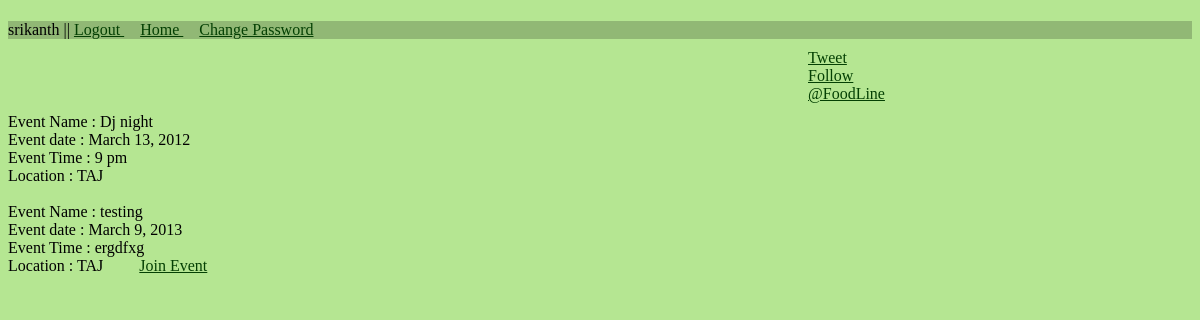
Page /foodline/eventslist/ (signed in) on the committed database.
### company/models.py (models this page shows)
class Events(models.Model):
    rest= models.ForeignKey(Company)
    event_name=models.CharField(max_length=30)
    event_date=models.DateField()
    event_time=models.CharField(max_length=30)

class Company(models.Model):
    company=models.ForeignKey(User)
    company_name = models.CharField(max_length = 30)
    address=models.TextField()
    home_delivery=models.BooleanField()
    lodging=models.BooleanField()
    cuisine=models.CharField(max_length = 30)
    contact_no=models.IntegerField(max_length = 10)

### company/views.py (the view)
@login_required
def eventsinfo(request):
    event_data=Events.objects.all()
    user_part_of = []
    print event_data
    for event in event_data:
        has_joined = JoinEvent.objects.filter(participant = request.user, event= event)
        s = {"id":event.id, "event_name": event.event_name, "event_date":event.event_date, "event_time": event.event_time, "location":event.rest.company_name}
        if has_joined:
            s["is_part"] = True
        else :
            s["is_part"] = False
        user_part_of.append(s)
    print user_part_of
    return render_to_response('events.html',locals())

### templates/events.html (shortened to what this page needs)
{% extends "base.html" %}
{% block content %}
</head>
<body>
{% for item in user_part_of  %}
 Event Name :      {{ item.event_name }} <br>
 Event date :      {{ item.event_date }} <br>
 Event Time :      {{ item.event_time }} <br>
 Location   :      {{ item.location }} &nbsp &nbsp  &nbsp &nbsp
{% if not item.is_part and request.user.is_authenticated %}  <a  href="/foodline/joinevent/{{item.id}}" class="event">Join Event</a>{% endif %}
  <br/>
  <br/>
 {% endfor %}
 {% endblock %}

### templates/base.html (shortened to what this page needs)
<html>
    <head>
	 </head>
     <body>
         <div id="divhome">
             <div="login">
                {% if request.user.is_authenticated %}
                {{ request.user.username }} ||
                <a href="{% url company.views.logout_user %}"> Logout </a> &nbsp &nbsp
                <a href="{% url company.views.home %}">Home </a> &nbsp &nbsp
                <a href="{% url company.views.change_password %}" > Change Password </a>
                {% else %}
                Guest ||
                     <a id="aa" href="{% url company.views.home %}"> Home </a> &nbsp &nbsp
                     <a href="{% url company.views.register %}">Register</a> &nbsp &nbsp
                     <a href="{% url company.views.login_user %}">Login</a> &nbsp &nbsp
                     <a href="{% url company.views.forgot_password %}">Forgot password</a> &nbsp &nbsp
                {% endif %}
                 </div>
                   <div id="twitter">
               <a href="https://twitter.com/share" class="twitter-share-button">Tweet</a>
<br>
<a href="https://twitter.com/FoodLine" class="twitter-follow-button" data-show-count="false" data-size="large">Follow @FoodLine</a>
        </div>
      {% block content %}{% endblock %}
     </body>
</html>

### templates/base.html (style rules this page uses)
body { background-color:rgba(150,220,100,0.7); }
a { color:#044003; }
#divhome { background-color:rgba(0,0,0,0.2); }
#twitter { margin: 10px 800px; }

### rows in the picture
Events: event_name "Dj night", event_date "March 13, 2012", event_time "9 pm"
Company: location "TAJ" "TAJ"
Events: event_name "testing", event_date "March 9, 2013", event_time "ergdfxg"

### other values in the picture
{{ request.user.username }} "srikanth"
